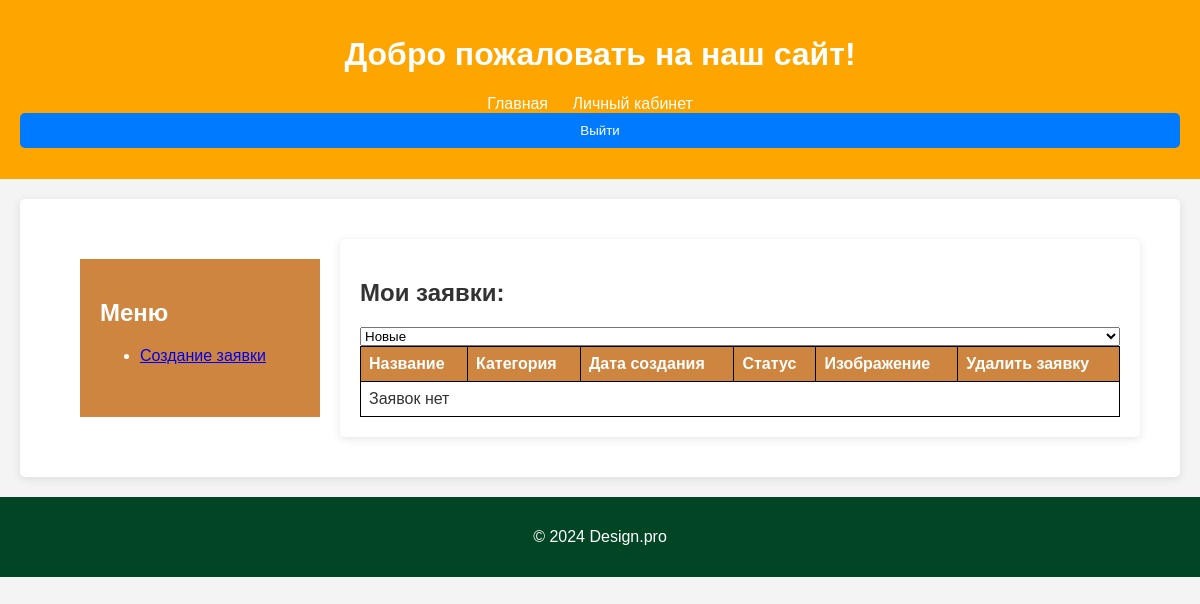
The app's page /designapp/profile/ (signed in), older data.
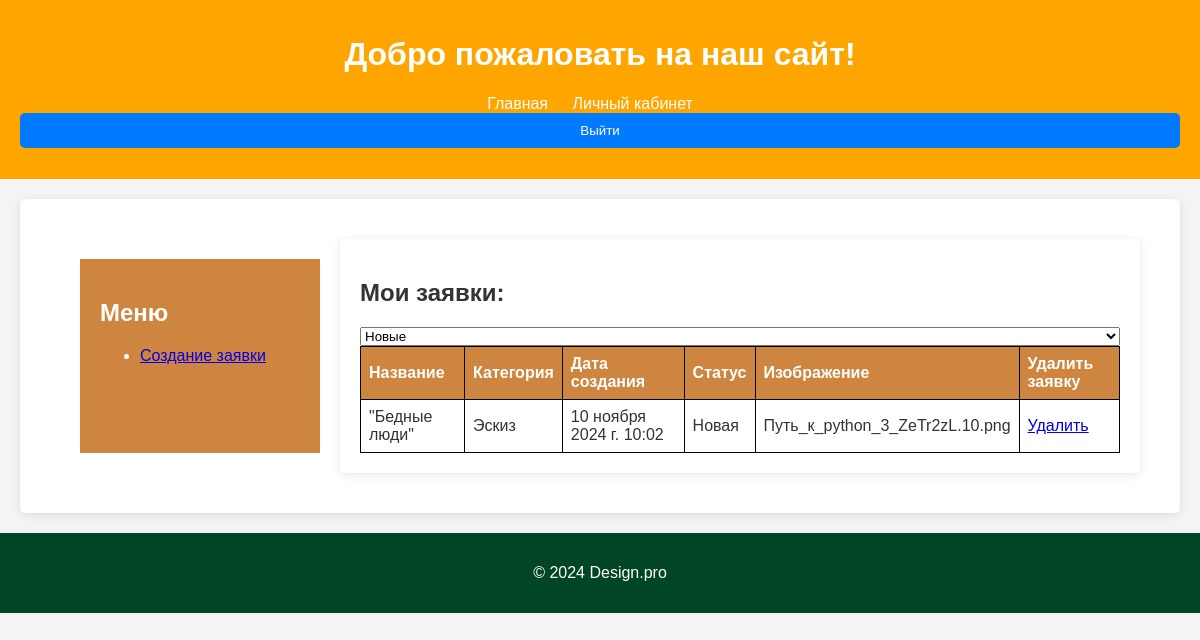
The same page, newer data.
### designapp/models.py (models this page shows, shortened)
class Application(models.Model):
    user = models.ForeignKey(settings.AUTH_USER_MODEL, on_delete=models.CASCADE, related_name='applications')
    timestamp = models.DateTimeField(auto_now_add=True)
    title = models.CharField(max_length=255, blank=False)
    description = models.TextField(blank=False)
    category = models.ForeignKey(Category, on_delete=models.CASCADE)
    status = models.CharField(max_length=50, default='Новая')  # Например, 'Принято в работу', 'Выполнено', 'Новая'
    photo = models.ImageField(upload_to='photos/', null=True, blank=False)
    @property
    def photo_name(self):
        return os.path.basename(self.photo.name)

class Category(models.Model):
    name = models.CharField(max_length=100)
    def __str__(self):
        return self.name

### designapp/views.py (the view)
# urls.py: path('profile/', views.ApplicationListView.as_view(), name='profile'),
class ApplicationListView(generic.ListView):
    model = Application
    template_name = 'designapp/application_list.html'
    context_object_name = 'applications'
    def get_queryset(self):
        queryset = Application.objects.filter(user=self.request.user)
        status = self.request.GET.get('status')  # Получаем статус из GET-параметров
        if status:
            queryset = queryset.filter(status=status)  # Фильтруем по статусу
        return queryset

### designapp/templates/designapp/application_list.html (shortened to what this page needs)
{% extends "base.html" %}
{% block content %}
<div class="container">
    <div class="sidebar">
        <h2>Меню</h2>
        <ul>
            <li><a href="{% url 'designapp:application-create' %}">Создание заявки</a></li>
        </ul>
    </div>
    <main>
        <h2>Мои заявки:</h2>
        <form method="get" action="">
            <select name="status" id="status" onchange="this.form.submit()">
                <option value="Новая" {% if request.GET.status == 'Новая' %}selected{% endif %}>Новые</option>
            </select>
        </form>
        <table>
            <thead>
                <tr>
                    <th>Название</th>
                    <th>Категория</th>
                    <th>Дата создания</th>
                    <th>Статус</th>
                    <th>Изображение</th>
                    <th>Удалить заявку</th>
                </tr>
            </thead>
            <tbody>
                {% for application in applications %}
                <tr>
                    <td>{{ application.title }}</td>
                    <td>{{ application.category }}</td>
                    <td>{{ application.timestamp }}</td>
                    <td>{{ application.status }}</td>
                    <td>{{ application.photo_name }}</td>
                        <td><a href="{% url 'designapp:application-delete' application.id %}">Удалить</a></td>
                </tr>
                {% empty %}
                <tr>
                    <td colspan="6">Заявок нет</td>
                </tr>
                {% endfor %}
            </tbody>
        </table>
    </main>
</div>
{% endblock %}

Row changes from the older to the newer data that the page shows:
added Application: title "\"Бедные люди\"", category "Эскиз", timestamp "10 ноября 2024 г. 10:02", status "Новая", photo_name "Путь_к_python_3_ZeTr2zL.10.png"
Text that changed along with them:
text no longer shown: "Заявок нет"
